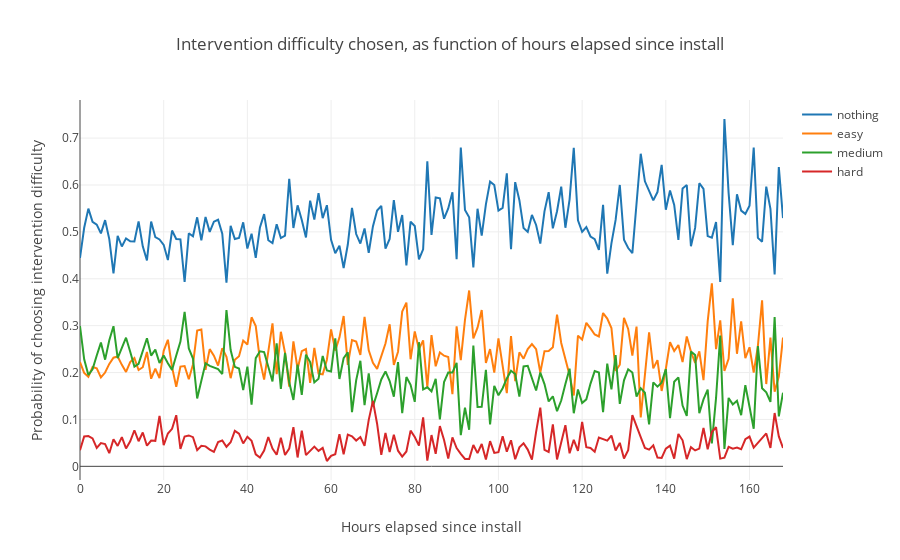

The code cell stored with this chart in its notebook:
### Code cell
# noexport

plot_difficulty_chosen_since_first_impression_per_hour_oneweek()

### Figure 1 — Plotly figure (JSON) as saved in the notebook; plotly's stock layout.template omitted (floating-point values rounded to 4 significant figures; data arrays with more than 128 entries replaced by an {"elided": "..."} marker saying what was removed)
{"data": [{"name": "nothing", "type": "scatter", "uid": "9032ecba-1a41-4728-a513-897f1c0ee31e", "x": {"elided": "169 int values"}, "y": {"elided": "169 float values"}}, {"name": "easy", "type": "scatter", "uid": "f10aa197-a81b-4a1c-8bfe-ab7690e6df27", "x": {"elided": "169 int values"}, "y": {"elided": "169 float values"}}, {"name": "medium", "type": "scatter", "uid": "d3f508a0-1831-4800-b99d-b938f4945761", "x": {"elided": "169 int values"}, "y": {"elided": "169 float values"}}, {"name": "hard", "type": "scatter", "uid": "fff8063e-2e9e-446d-8504-55725695e9a9", "x": {"elided": "164 int values"}, "y": {"elided": "164 float values"}}], "layout": {"title": {"text": "Intervention difficulty chosen, as function of hours elapsed since install"}, "xaxis": {"title": {"text": "Hours elapsed since install"}}, "yaxis": {"title": {"text": "Probability of choosing intervention difficulty"}}}}
